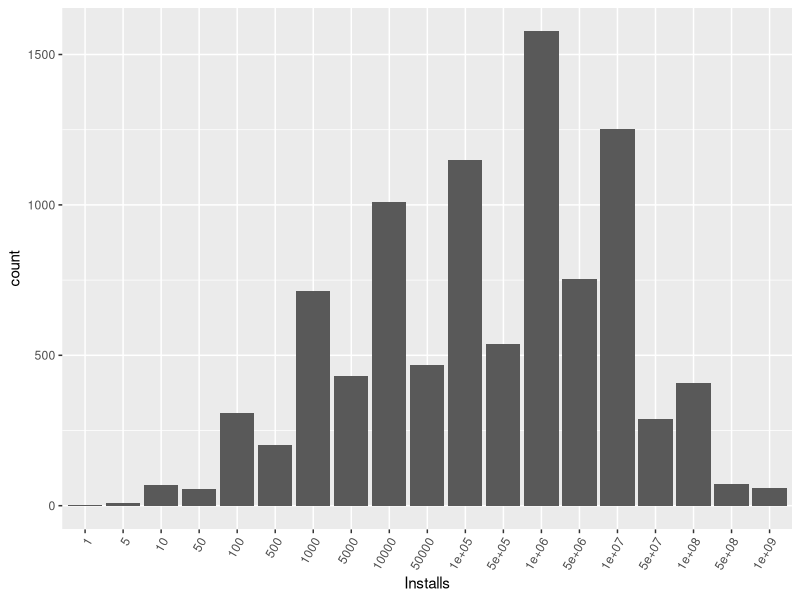

The R source for this figure: (Note: this script raises an error after producing the figure.)
#Reference, similar model: https://towardsdatascience.com/implementing-and-interpreting-ordinal-logistic-regression-1ee699274cf5

#load clean data -----
setwd('C:/Users/PC Tuan/Desktop/Github/potential-potato/data') #depend on your pc
df_load <- read.csv('clean_googleplaystore.csv')
#Situation: suppose a programer is working on an app, he would like to know
#if it would be worth his time to build sth will become useful( high number of Installs)
#selected column and fix Installs columns----
library(tidyverse)
library(dplyr)
df_selected <- df_load %>%
                select(c(2,5,6,9)) %>%
                drop_na(.)

df_selected$Installs <- as.character(df_selected$Installs)
df_selected$Installs <- substr(df_selected$Installs,1,nchar(df_selected$Installs)-1)
df_selected$Installs<- as.numeric(gsub(",", "", df_selected$Installs))
df_selected$Installs <- as.factor(df_selected$Installs)
summary(df_selected)

# graph of Installs columns----
library(ggplot2)
ggplot(df_selected,aes(Installs))+
  geom_bar()+
  theme(axis.text.x = element_text(angle = 60, hjust = 1))

#Ordinal Logistic Regression----
library(MASS)
model_fit <-polr(Installs~Rating+Type+Genres, data = df_selected)
summary(model_fit)

#Better format to view result
summary_table <- coef(summary(model_fit))
pval <- pnorm(abs(summary_table[, "t value"]),lower.tail = FALSE)* 2
summary_table <- cbind(summary_table, "p value" = round(pval,3))

#filtering out those with p value less than 0.05 (means having impact on model)
summary_table_filtered <- as_data_frame(summary_table, rownames = 'id')
summary_table_filtered <- summary_table_filtered %>%
                            filter(`p value` <= 0.05)
print.data.frame(summary_table_filtered)
#Comments on coeffiecient: only rating have positive effect on number of installs, if the app is paid or belong
# to these genres below will have negative impact on its popularity
#Comments on intercept: take 1|5 as example: the odd of log that the app will have only 1 person
#installs the app versus the odd of log many people try the app


#Predict value----
#let's predict the probability of popularity that an app developer create apps with following info
#cost of app develop https://hackernoon.com/the-ultimate-guide-how-much-does-it-cost-to-develop-a-mobile-app-in-2018-f529a59c432

#Price less than 50 (majority of paid app lie on this domain)
df_price <- df_load %>% select(Type, Price) %>% drop_na(.) %>% filter(Type == 'Paid' & Price <=50)
#graph
ggplot(df_price, aes(x= Price)) +
  geom_histogram(color ='blue', fill = 'white') +
  theme_light()

#function to calculate ad rate/ price for each app
costCalculator <- function(result, cost){
  result_1 <- as.data.frame(result)
  result_1 <- result_1 %>% rownames_to_column()
  colnames(result_1) <- c('Installs','Probabbility')
  result_1$Installs <- as.numeric(result_1$Installs)
  result_1$Expected_value <- result_1$Installs * result_1$Probabbility
  print(result_1)
  total_install <- sum(result_1$Expected_value)
  average_cost = cost/total_install
  cat('The total sum of expected value in total Installs is',total_install,'and the ideal ad rate/ price should be minimum at', average_cost)
}
#1st app costs $150 000 to develop (highest for Android app according to research(link above))
new_app <- data.frame('Rating'=4,'Type'='Free','Genres'='Educational')
result1<-round(predict(model_fit,new_app,type = "p"), 3)
result1
#Comments: the app may have 20% (highest chance) to get 1 million downloads
costCalculator(result=result1,cost= 150000)


#another app costs $200 000 to develop
new_app_2 <- data.frame('Rating'=3.5,'Type'='Paid','Genres'='Racing')
result2<-round(predict(model_fit,new_app_2,type = "p"), 3)
result2
#Comments: this app have 17% (highest) to get at least 10 thounsand downloads
costCalculator(result=result2,cost= 200000)
#based on the distribution price's graph and use 'Herd Behavior' as guideline, the developer 
#should set price at 0.99